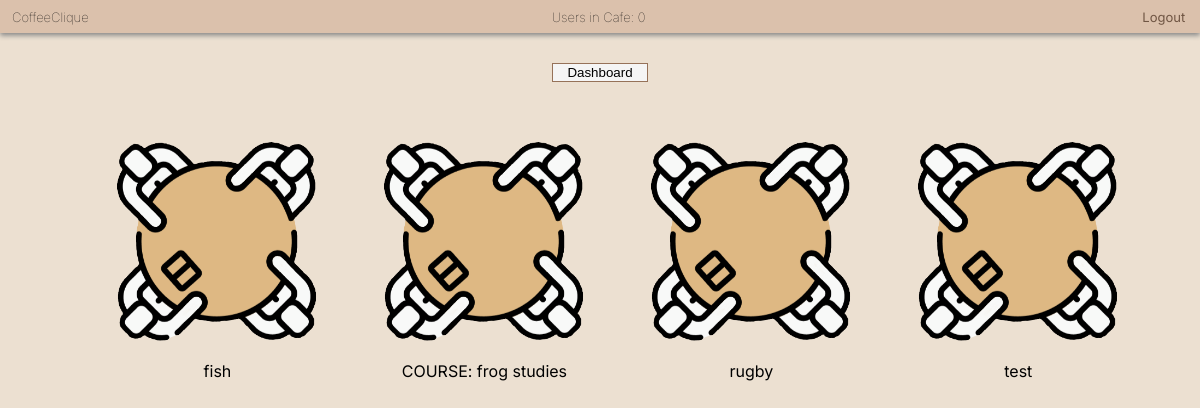
Page /table_view (signed in) on the committed database.
### app/models.py (models this page shows, shortened)
class CafeTable(models.Model):
    table_id = models.CharField(max_length=50)
    university = models.CharField(max_length=50)

### app/views.py (the view)
# urls.py: path('table_view', views.table_view, name='table_view'),
@login_required(login_url='/')
def table_view(request):
    current_user = request.user
    tables = CafeTable.objects.filter(
        university=current_user.university,
        table_id__in=current_user.cafe_table_ids.values_list('table_id',
                                                             flat=True)
    )
    context = {
        'tables': tables,
        'num_users': get_number_current_users()
    }
    return render(request, "table_view.html", context)

### app/views.py (called while the page is built)
def get_number_current_users():
    active_sessions = Session.objects.filter(expire_date__gte=timezone.now())
    active = 0
    for session in active_sessions:
        data = session.get_decoded()
        if data != {}:
            active += 1
    return active

### app/templates/table_view.html (shortened to what this page needs)
<!DOCTYPE html>
<html lang="en">
<head>
  {% load static %}
  <link rel="stylesheet" type="text/css" href="{% static 'css/basic.css' %}"></link>
  <link rel="stylesheet" type="text/css" href="{% static 'css/table_view.css' %}"></link>
</head>
<body>
  <div class="top_bar">
    <h6 class="app_name">CoffeeClique</h6>
    <h6 class="user_count">Users in Cafe: {{ num_users }}</h6>
    <a class="logout" href="{% url 'logout' %}">Logout</a>
  </div>
  <button class="button" onclick="document.location='dashboard'" id="dashboard" >Dashboard</button>
  <ul>
    {% if tables %}
    <div class="tables">
      {% for table in tables %}
      <li>
        <a href="{% url 'table_chat' table.pk %}">
        <img alt="Table" src="{% static 'images/table.png' %}" width=200 height=200></a>
        <p class="table_names">{{table.table_id}}</p>
      </li>
      {% endfor %}
    </div>
    {% else %}
    <div class="message">
      <h1>Let's Join Some Tables!</h1>
      <p>You have not joined any cafe tables yet. Click <a href="{% url 'edit_info' %}">here</a> to join tables.</p>
    </div>
    {% endif %}
  </ul>
</body>
</html>

### app/static/css/basic.css (style rules this page uses)
body { background-color: #ece0d1; margin: 0%; font-family: 'Inter', sans-serif; }
.top_bar { background-color: #dbc1ac; box-shadow: 0px 2.5px 5px #888888; padding-left: 1%; }
.app_name { margin: 0; padding-top: 9px; padding-bottom: 8px; font-size: small; font-weight:lighter; display: inline-block; width: 32%; }
.user_count { margin: 0; padding-top: 9px; padding-bottom: 8px; font-size: small; font-weight:lighter; width: 34%; display: inline-block; text-align: center; }
.logout { display: inline-block; width: 32%; text-align: right; font-size: small; }
a:link { color: #705644; background-color: transparent; text-decoration: none; }

### app/static/css/table_view.css (style rules this page uses)
ul { padding-inline-start: 0; }
.tables { margin-top: 3.5%; margin-bottom: 3.5%; margin-left: 7%; }
li { display: block; width: 200px; float: left; margin-left: 3%; margin-right: 3%; margin-top: 1.5%; margin-bottom:1.5%; }
.table_names { text-align: center; }
#dashboard { width: 8%; margin-left: 46%; margin-top: 2.5%; }
button { background-color: whitesmoke; color: black; border: 1.8px solid #967259; transition-duration: 0.4s; }

### rows in the picture
CafeTable: table_id "fish"
CafeTable: table_id "COURSE: frog studies"
CafeTable: table_id "rugby"
CafeTable: table_id "test"

### other values in the picture
{{ num_users }} "0"
